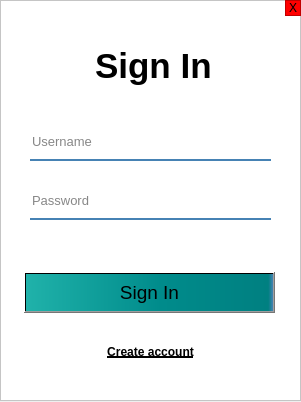
<?xml version="1.0" encoding="UTF-8"?>
<ui version="4.0">
 <class>MainWindow</class>
 <widget class="QMainWindow" name="MainWindow">
  <property name="geometry">
   <rect>
    <x>0</x>
    <y>0</y>
    <width>301</width>
    <height>402</height>
   </rect>
  </property>
  <property name="minimumSize">
   <size>
    <width>301</width>
    <height>402</height>
   </size>
  </property>
  <property name="maximumSize">
   <size>
    <width>301</width>
    <height>402</height>
   </size>
  </property>
  <property name="windowTitle">
   <string>MainWindow</string>
  </property>
  <widget class="QWidget" name="centralwidget">
   <widget class="QFrame" name="frame">
    <property name="geometry">
     <rect>
      <x>0</x>
      <y>0</y>
      <width>301</width>
      <height>401</height>
     </rect>
    </property>
    <property name="styleSheet">
     <string notr="true">background-color: rgba(255, 255, 255, 255);</string>
    </property>
    <property name="frameShape">
     <enum>QFrame::StyledPanel</enum>
    </property>
    <property name="frameShadow">
     <enum>QFrame::Raised</enum>
    </property>
    <widget class="QLabel" name="label">
     <property name="geometry">
      <rect>
       <x>95</x>
       <y>40</y>
       <width>131</width>
       <height>51</height>
      </rect>
     </property>
     <property name="font">
      <font>
       <pointsize>26</pointsize>
       <weight>75</weight>
       <bold>true</bold>
      </font>
     </property>
     <property name="text">
      <string>Sign In</string>
     </property>
    </widget>
    <widget class="QPushButton" name="pushButton">
     <property name="geometry">
      <rect>
       <x>24</x>
       <y>272</y>
       <width>251</width>
       <height>41</height>
      </rect>
     </property>
     <property name="minimumSize">
      <size>
       <width>251</width>
       <height>41</height>
      </size>
     </property>
     <property name="maximumSize">
      <size>
       <width>251</width>
       <height>41</height>
      </size>
     </property>
     <property name="font">
      <font>
       <pointsize>14</pointsize>
       <weight>50</weight>
       <bold>false</bold>
      </font>
     </property>
     <property name="cursor">
      <cursorShape>PointingHandCursor</cursorShape>
     </property>
     <property name="mouseTracking">
      <bool>true</bool>
     </property>
     <property name="styleSheet">
      <string notr="true">QPushButton{
background-color: qlineargradient(spread:pad, x1:0, y1:0, x2:1, y2:0, stop:0 rgba(32, 178, 170, 255), stop:0.55 rgba(0, 139, 139, 255), stop:0.98 rgba(0, 128, 129, 255), stop:1 rgba(70, 130, 180, 255));
}
QPushButton:hover{
background-color: qlineargradient(spread:pad, x1:0, y1:0, x2:1, y2:0, stop:0 rgba(32, 178, 170, 200), stop:0.55 rgba(0, 139, 139, 200), stop:0.98 rgba(0, 128, 129, 200), stop:1 rgba(70, 130, 180, 200));
}
QPushButton:pressed{
background-color: qlineargradient(spread:pad, x1:0, y1:0, x2:1, y2:0, stop:0 rgba(32, 178, 170, 255), stop:0.55 rgba(0, 139, 139, 255), stop:0.98 rgba(0, 128, 129, 255), stop:1 rgba(70, 130, 180, 255));
}
</string>
     </property>
     <property name="text">
      <string>Sign In</string>
     </property>
    </widget>
    <widget class="QLabel" name="label_2">
     <property name="geometry">
      <rect>
       <x>80</x>
       <y>225</y>
       <width>141</width>
       <height>21</height>
      </rect>
     </property>
     <property name="text">
      <string/>
     </property>
    </widget>
    <widget class="QLineEdit" name="lineEdit">
     <property name="geometry">
      <rect>
       <x>30</x>
       <y>189</y>
       <width>241</width>
       <height>31</height>
      </rect>
     </property>
     <property name="font">
      <font>
       <pointsize>10</pointsize>
      </font>
     </property>
     <property name="styleSheet">
      <string notr="true">background-color: rgba(0, 0, 0, 0);
border: none;
border-bottom:2px solid rgba(70, 130, 180, 1);
color: rgba(0,0,0,240);
padding-bottom: 7px;

</string>
     </property>
     <property name="text">
      <string/>
     </property>
     <property name="placeholderText">
      <string>Password</string>
     </property>
    </widget>
    <widget class="QLineEdit" name="lineEdit_2">
     <property name="geometry">
      <rect>
       <x>30</x>
       <y>130</y>
       <width>241</width>
       <height>31</height>
      </rect>
     </property>
     <property name="font">
      <font>
       <pointsize>10</pointsize>
      </font>
     </property>
     <property name="styleSheet">
      <string notr="true">background-color: rgba(0, 0, 0, 0);
border: none;
border-bottom:2px solid rgba(70, 130, 180, 1);
color: rgba(0,0,0,240);
padding-bottom: 7px;

</string>
     </property>
     <property name="inputMask">
      <string/>
     </property>
     <property name="text">
      <string/>
     </property>
     <property name="maxLength">
      <number>32769</number>
     </property>
     <property name="frame">
      <bool>true</bool>
     </property>
     <property name="cursorPosition">
      <number>0</number>
     </property>
     <property name="placeholderText">
      <string>Username</string>
     </property>
    </widget>
    <widget class="QPushButton" name="pushButton_2">
     <property name="geometry">
      <rect>
       <x>285</x>
       <y>0</y>
       <width>16</width>
       <height>16</height>
      </rect>
     </property>
     <property name="cursor">
      <cursorShape>PointingHandCursor</cursorShape>
     </property>
     <property name="mouseTracking">
      <bool>true</bool>
     </property>
     <property name="styleSheet">
      <string notr="true">QPushButton{
background-color: rgba(255, 0, 0,255);
border: 1px solid rgb(193, 0, 0);
}
QPushButton:hover{
background-color: rgba(255, 0, 0,200);
}
QPushButton:pressed{
background-color: rgba(255, 0, 0,255);
}
</string>
     </property>
     <property name="text">
      <string>X</string>
     </property>
    </widget>
    <widget class="QPushButton" name="pushButton_3">
     <property name="geometry">
      <rect>
       <x>105</x>
       <y>340</y>
       <width>91</width>
       <height>23</height>
      </rect>
     </property>
     <property name="font">
      <font>
       <weight>75</weight>
       <bold>true</bold>
       <underline>true</underline>
      </font>
     </property>
     <property name="cursor">
      <cursorShape>PointingHandCursor</cursorShape>
     </property>
     <property name="mouseTracking">
      <bool>true</bool>
     </property>
     <property name="styleSheet">
      <string notr="true">border: none;</string>
     </property>
     <property name="text">
      <string>Create account</string>
     </property>
    </widget>
   </widget>
  </widget>
 </widget>
 <resources/>
 <connections/>
</ui>
